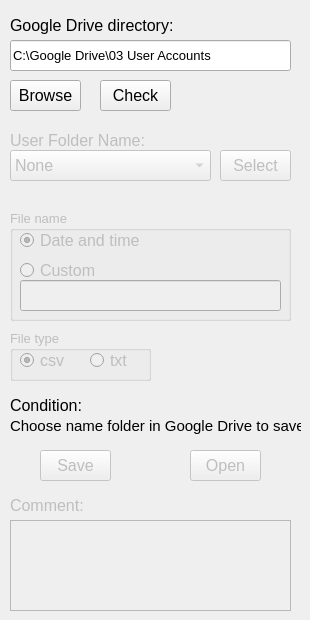
              <widget class="QWidget" name="tab_24">
               <attribute name="title">
                <string>Google Drive</string>
               </attribute>
               <widget class="QLabel" name="label_29">
                <property name="geometry">
                 <rect>
                  <x>10</x>
                  <y>10</y>
                  <width>181</width>
                  <height>31</height>
                 </rect>
                </property>
                <property name="font">
                 <font>
                  <pointsize>12</pointsize>
                 </font>
                </property>
                <property name="text">
                 <string>Google Drive directory:</string>
                </property>
               </widget>
               <widget class="QLineEdit" name="lineEdit_GoogleDrive_G_ay">
                <property name="geometry">
                 <rect>
                  <x>10</x>
                  <y>40</y>
                  <width>281</width>
                  <height>31</height>
                 </rect>
                </property>
                <property name="font">
                 <font>
                  <pointsize>10</pointsize>
                 </font>
                </property>
                <property name="text">
                 <string>C:\Google Drive\03 User Accounts</string>
                </property>
               </widget>
               <widget class="QPushButton" name="pushButton_browse_save_G_ay">
                <property name="geometry">
                 <rect>
                  <x>10</x>
                  <y>80</y>
                  <width>71</width>
                  <height>31</height>
                 </rect>
                </property>
                <property name="font">
                 <font>
                  <pointsize>12</pointsize>
                 </font>
                </property>
                <property name="text">
                 <string>Browse</string>
                </property>
               </widget>
               <widget class="QPushButton" name="pushButton_check_G_ay">
                <property name="geometry">
                 <rect>
                  <x>100</x>
                  <y>80</y>
                  <width>71</width>
                  <height>31</height>
                 </rect>
                </property>
                <property name="font">
                 <font>
                  <pointsize>12</pointsize>
                 </font>
                </property>
                <property name="text">
                 <string>Check</string>
                </property>
               </widget>
               <widget class="QLabel" name="label_namefolder_G_ay">
                <property name="enabled">
                 <bool>false</bool>
                </property>
                <property name="geometry">
                 <rect>
                  <x>10</x>
                  <y>130</y>
                  <width>181</width>
                  <height>21</height>
                 </rect>
                </property>
                <property name="font">
                 <font>
                  <pointsize>12</pointsize>
                 </font>
                </property>
                <property name="text">
                 <string>User Folder Name:</string>
                </property>
               </widget>
               <widget class="QComboBox" name="comboBox_Name_Folder_G_ay">
                <property name="enabled">
                 <bool>false</bool>
                </property>
                <property name="geometry">
                 <rect>
                  <x>10</x>
                  <y>150</y>
                  <width>201</width>
                  <height>31</height>
                 </rect>
                </property>
                <property name="font">
                 <font>
                  <pointsize>12</pointsize>
                 </font>
                </property>
                <item>
                 <property name="text">
                  <string>None</string>
                 </property>
                </item>
                <item>
                 <property name="text">
                  <string>Horimbere</string>
                 </property>
                </item>
                <item>
                 <property name="text">
                  <string>Sell</string>
                 </property>
                </item>
                <item>
                 <property name="text">
                  <string>Snyder</string>
                 </property>
                </item>
                <item>
                 <property name="text">
                  <string>Tran</string>
                 </property>
                </item>
                <item>
                 <property name="text">
                  <string>Vannucci</string>
                 </property>
                </item>
                <item>
                 <property name="text">
                  <string>Wang</string>
                 </property>
                </item>
                <item>
                 <property name="text">
                  <string>Williams</string>
                 </property>
                </item>
               </widget>
               <widget class="QPushButton" name="pushButton_Select_Directory_G_ay">
                <property name="enabled">
                 <bool>false</bool>
                </property>
                <property name="geometry">
                 <rect>
                  <x>220</x>
                  <y>150</y>
                  <width>71</width>
                  <height>31</height>
                 </rect>
                </property>
                <property name="font">
                 <font>
                  <pointsize>12</pointsize>
                 </font>
                </property>
                <property name="text">
                 <string>Select</string>
                </property>
               </widget>
               <widget class="QGroupBox" name="groupBox_File_Type_G_ay">
                <property name="enabled">
                 <bool>false</bool>
                </property>
                <property name="geometry">
                 <rect>
                  <x>10</x>
                  <y>330</y>
                  <width>141</width>
                  <height>51</height>
                 </rect>
                </property>
                <property name="font">
                 <font>
                  <pointsize>10</pointsize>
                 </font>
                </property>
                <property name="title">
                 <string>File type</string>
                </property>
                <widget class="QRadioButton" name="radioButton_csv_G_ay">
                 <property name="geometry">
                  <rect>
                   <x>10</x>
                   <y>20</y>
                   <width>51</width>
                   <height>21</height>
                  </rect>
                 </property>
                 <property name="font">
                  <font>
                   <pointsize>12</pointsize>
                  </font>
                 </property>
                 <property name="acceptDrops">
                  <bool>false</bool>
                 </property>
                 <property name="autoFillBackground">
                  <bool>false</bool>
                 </property>
                 <property name="text">
                  <string>csv</string>
                 </property>
                 <property name="checked">
                  <bool>true</bool>
                 </property>
                </widget>
                <widget class="QRadioButton" name="radioButton_txt_G_ay">
                 <property name="geometry">
                  <rect>
                   <x>80</x>
                   <y>20</y>
                   <width>61</width>
                   <height>21</height>
                  </rect>
                 </property>
                 <property name="font">
                  <font>
                   <pointsize>12</pointsize>
                  </font>
                 </property>
                 <property name="text">
                  <string>txt</string>
                 </property>
                </widget>
               </widget>
               <widget class="QGroupBox" name="groupBox_Filename_G_ay">
                <property name="enabled">
                 <bool>false</bool>
                </property>
                <property name="geometry">
                 <rect>
                  <x>10</x>
                  <y>210</y>
                  <width>281</width>
                  <height>111</height>
                 </rect>
                </property>
                <property name="font">
                 <font>
                  <pointsize>10</pointsize>
                 </font>
                </property>
                <property name="title">
                 <string>File name</string>
                </property>
                <widget class="QRadioButton" name="radioButton_Timename_G_ay">
                 <property name="geometry">
                  <rect>
                   <x>10</x>
                   <y>20</y>
                   <width>131</width>
                   <height>21</height>
                  </rect>
                 </property>
                 <property name="font">
                  <font>
                   <pointsize>12</pointsize>
                  </font>
                 </property>
                 <property name="text">
                  <string>Date and time</string>
                 </property>
                 <property name="checked">
                  <bool>true</bool>
                 </property>
                </widget>
                <widget class="QRadioButton" name="radioButton_Custom_Name_G_ay">
                 <property name="geometry">
                  <rect>
                   <x>10</x>
                   <y>50</y>
                   <width>81</width>
                   <height>21</height>
                  </rect>
                 </property>
                 <property name="font">
                  <font>
                   <pointsize>12</pointsize>
                  </font>
                 </property>
                 <property name="text">
                  <string>Custom</string>
                 </property>
                </widget>
                <widget class="QLineEdit" name="lineEdit_Custom_Name_G_ay">
                 <property name="enabled">
                  <bool>false</bool>
                 </property>
                 <property name="geometry">
                  <rect>
                   <x>10</x>
                   <y>70</y>
                   <width>261</width>
                   <height>31</height>
                  </rect>
                 </property>
                 <property name="font">
                  <font>
                   <pointsize>10</pointsize>
                  </font>
                 </property>
                </widget>
               </widget>
               <widget class="QLabel" name="label_comment_G_ay">
                <property name="enabled">
                 <bool>false</bool>
                </property>
                <property name="geometry">
                 <rect>
                  <x>10</x>
                  <y>490</y>
                  <width>81</width>
                  <height>31</height>
                 </rect>
                </property>
                <property name="font">
                 <font>
                  <pointsize>12</pointsize>
                 </font>
                </property>
                <property name="text">
                 <string>Comment:</string>
                </property>
               </widget>
               <widget class="QTextEdit" name="textEdit_comment_G_ay">
                <property name="enabled">
                 <bool>false</bool>
                </property>
                <property name="geometry">
                 <rect>
                  <x>10</x>
                  <y>520</y>
                  <width>281</width>
                  <height>91</height>
                 </rect>
                </property>
                <property name="font">
                 <font>
                  <pointsize>10</pointsize>
                 </font>
                </property>
               </widget>
               <widget class="QLabel" name="label_G_ay">
                <property name="geometry">
                 <rect>
                  <x>10</x>
                  <y>180</y>
                  <width>281</width>
                  <height>31</height>
                 </rect>
                </property>
                <property name="font">
                 <font>
                  <pointsize>10</pointsize>
                 </font>
                </property>
                <property name="text">
                 <string/>
                </property>
               </widget>
               <widget class="QPushButton" name="pushButton_Save_G_ay">
                <property name="enabled">
                 <bool>false</bool>
                </property>
                <property name="geometry">
                 <rect>
                  <x>40</x>
                  <y>450</y>
                  <width>71</width>
                  <height>31</height>
                 </rect>
                </property>
                <property name="font">
                 <font>
                  <pointsize>12</pointsize>
                 </font>
                </property>
                <property name="text">
                 <string>Save</string>
                </property>
               </widget>
               <widget class="QPushButton" name="pushButton_Open_G_ay">
                <property name="enabled">
                 <bool>false</bool>
                </property>
                <property name="geometry">
                 <rect>
                  <x>190</x>
                  <y>450</y>
                  <width>71</width>
                  <height>31</height>
                 </rect>
                </property>
                <property name="font">
                 <font>
                  <pointsize>12</pointsize>
                 </font>
                </property>
                <property name="text">
                 <string>Open</string>
                </property>
               </widget>
               <widget class="QLabel" name="label_19">
                <property name="geometry">
                 <rect>
                  <x>10</x>
                  <y>390</y>
                  <width>81</width>
                  <height>31</height>
                 </rect>
                </property>
                <property name="font">
                 <font>
                  <pointsize>12</pointsize>
                 </font>
                </property>
                <property name="text">
                 <string>Condition:</string>
                </property>
               </widget>
               <widget class="QLabel" name="label_condition_G_ay">
                <property name="geometry">
                 <rect>
                  <x>10</x>
                  <y>410</y>
                  <width>291</width>
                  <height>31</height>
                 </rect>
                </property>
                <property name="font">
                 <font>
                  <pointsize>11</pointsize>
                 </font>
                </property>
                <property name="text">
                 <string>Choose name folder in Google Drive to save.</string>
                </property>
               </widget>
              </widget>
